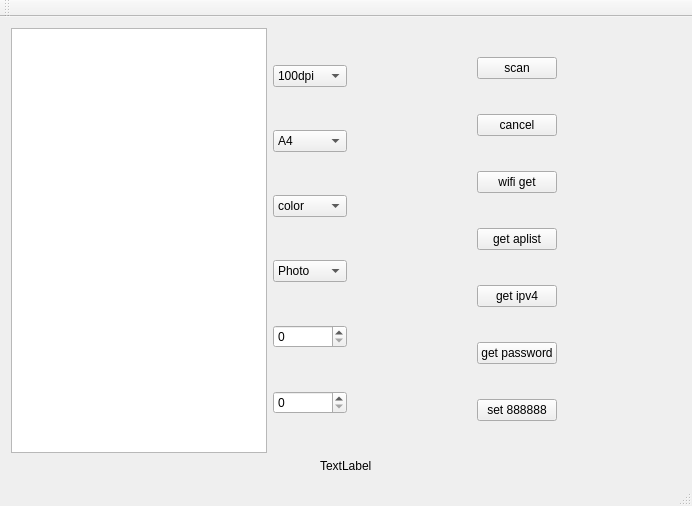
<?xml version="1.0" encoding="UTF-8"?>
<ui version="4.0">
 <class>MainWindow</class>
 <widget class="QMainWindow" name="MainWindow">
  <property name="geometry">
   <rect>
    <x>0</x>
    <y>0</y>
    <width>692</width>
    <height>506</height>
   </rect>
  </property>
  <property name="windowTitle">
   <string>MainWindow</string>
  </property>
  <widget class="QWidget" name="centralWidget">
   <layout class="QVBoxLayout" name="verticalLayout">
    <item>
     <layout class="QHBoxLayout" name="horizontalLayout">
      <item>
       <widget class="QListWidget" name="listWidget_printers"/>
      </item>
      <item>
       <layout class="QVBoxLayout" name="verticalLayout_3">
        <item>
         <widget class="QComboBox" name="dpi">
          <item>
           <property name="text">
            <string>100dpi</string>
           </property>
          </item>
          <item>
           <property name="text">
            <string>200dpi</string>
           </property>
          </item>
          <item>
           <property name="text">
            <string>300dpi</string>
           </property>
          </item>
          <item>
           <property name="text">
            <string>600dpi</string>
           </property>
          </item>
          <item>
           <property name="text">
            <string>1200dpi</string>
           </property>
          </item>
         </widget>
        </item>
        <item>
         <widget class="QComboBox" name="size">
          <item>
           <property name="text">
            <string>A4</string>
           </property>
          </item>
          <item>
           <property name="text">
            <string>A5</string>
           </property>
          </item>
          <item>
           <property name="text">
            <string>B5</string>
           </property>
          </item>
          <item>
           <property name="text">
            <string>Letter</string>
           </property>
          </item>
          <item>
           <property name="text">
            <string>46</string>
           </property>
          </item>
         </widget>
        </item>
        <item>
         <widget class="QComboBox" name="mode">
          <item>
           <property name="text">
            <string>color</string>
           </property>
          </item>
          <item>
           <property name="text">
            <string>bw</string>
           </property>
          </item>
          <item>
           <property name="text">
            <string>gray</string>
           </property>
          </item>
         </widget>
        </item>
        <item>
         <widget class="QComboBox" name="type">
          <item>
           <property name="text">
            <string>Photo</string>
           </property>
          </item>
          <item>
           <property name="text">
            <string>Graph</string>
           </property>
          </item>
          <item>
           <property name="text">
            <string>Text</string>
           </property>
          </item>
         </widget>
        </item>
        <item>
         <widget class="QSpinBox" name="brightness"/>
        </item>
        <item>
         <widget class="QSpinBox" name="contrast"/>
        </item>
       </layout>
      </item>
      <item>
       <spacer name="horizontalSpacer">
        <property name="orientation">
         <enum>Qt::Horizontal</enum>
        </property>
        <property name="sizeHint" stdset="0">
         <size>
          <width>40</width>
          <height>20</height>
         </size>
        </property>
       </spacer>
      </item>
      <item>
       <layout class="QVBoxLayout" name="verticalLayout_2">
        <item>
         <widget class="QPushButton" name="btn_copy">
          <property name="text">
           <string>scan</string>
          </property>
         </widget>
        </item>
        <item>
         <widget class="QPushButton" name="btn_cancel">
          <property name="text">
           <string>cancel</string>
          </property>
         </widget>
        </item>
        <item>
         <widget class="QPushButton" name="btn_wifi_get">
          <property name="text">
           <string>wifi get</string>
          </property>
         </widget>
        </item>
        <item>
         <widget class="QPushButton" name="btn_get_aplist">
          <property name="text">
           <string>get aplist</string>
          </property>
         </widget>
        </item>
        <item>
         <widget class="QPushButton" name="btn_get_ipv4">
          <property name="text">
           <string>get ipv4</string>
          </property>
         </widget>
        </item>
        <item>
         <widget class="QPushButton" name="btn_password_get">
          <property name="text">
           <string>get password</string>
          </property>
         </widget>
        </item>
        <item>
         <widget class="QPushButton" name="btn_password_set">
          <property name="text">
           <string>set 888888</string>
          </property>
         </widget>
        </item>
       </layout>
      </item>
      <item>
       <spacer name="horizontalSpacer_2">
        <property name="orientation">
         <enum>Qt::Horizontal</enum>
        </property>
        <property name="sizeHint" stdset="0">
         <size>
          <width>40</width>
          <height>20</height>
         </size>
        </property>
       </spacer>
      </item>
     </layout>
    </item>
    <item alignment="Qt::AlignHCenter">
     <widget class="QLabel" name="label_status">
      <property name="text">
       <string>TextLabel</string>
      </property>
     </widget>
    </item>
   </layout>
  </widget>
  <widget class="QMenuBar" name="menuBar">
   <property name="geometry">
    <rect>
     <x>0</x>
     <y>0</y>
     <width>692</width>
     <height>22</height>
    </rect>
   </property>
  </widget>
  <widget class="QToolBar" name="mainToolBar">
   <attribute name="toolBarArea">
    <enum>TopToolBarArea</enum>
   </attribute>
   <attribute name="toolBarBreak">
    <bool>false</bool>
   </attribute>
  </widget>
  <widget class="QStatusBar" name="statusBar"/>
 </widget>
 <layoutdefault spacing="6" margin="11"/>
 <resources/>
 <connections/>
</ui>
